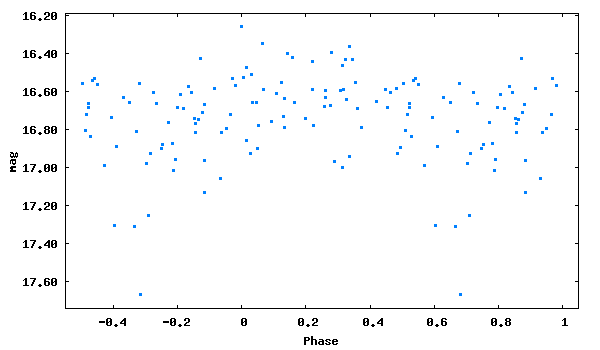

Write gnuplot code to recreate this figure.
set term png size 600,350 medium
set colors classic
set output 'phase_lc_18.png'
set xlabel 'Phase'
set ylabel 'mag'
#set title 'JDmax = 2447062.49600 + 0.3903623 x E'
set format y '%5.2f'
plot [-0.55:1.05][17.74:16.19] "phase_lc_18.dat" linecolor 3 pointtype 5 pointsize 0.3 title ""
